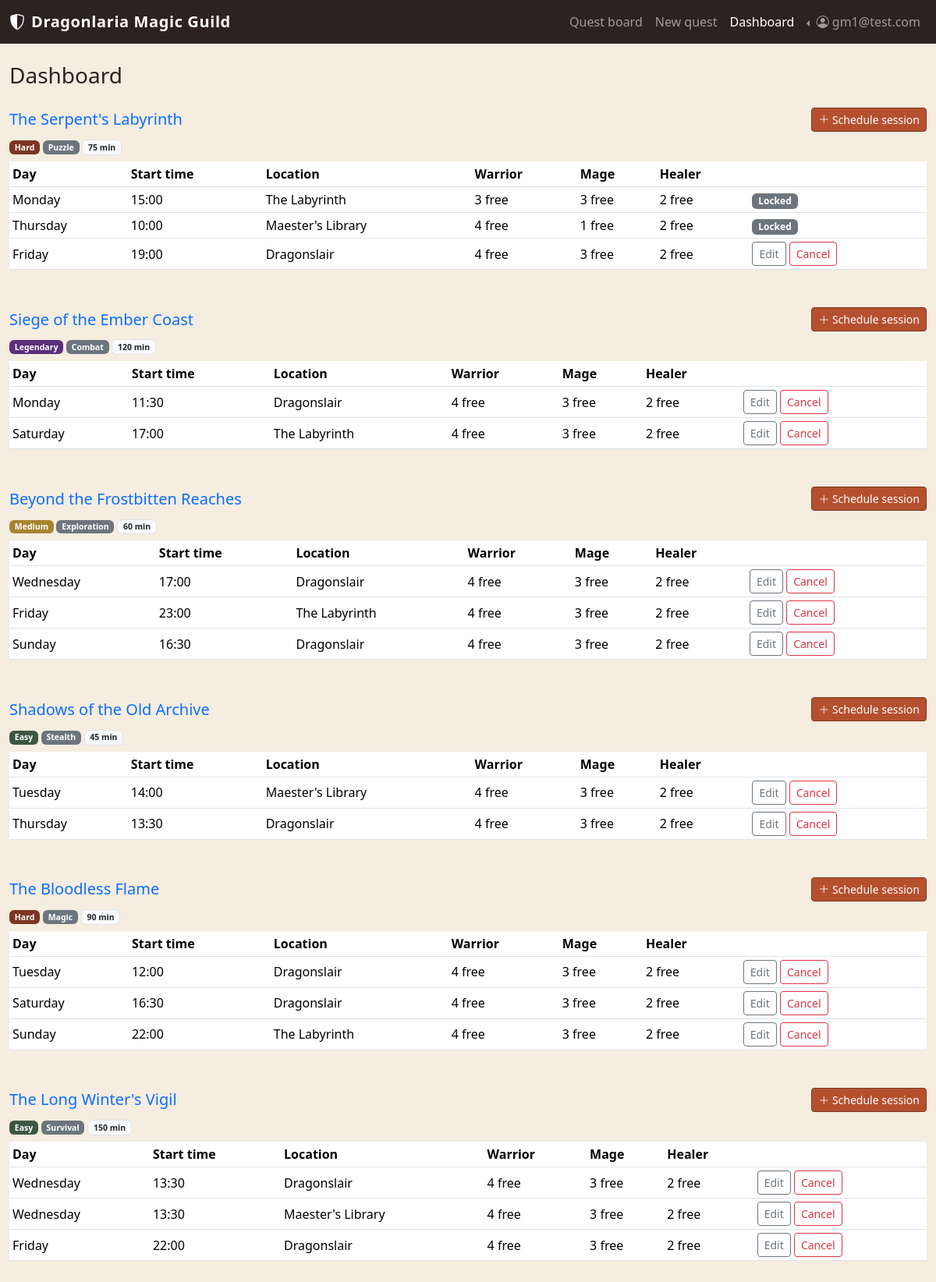
Screenshot of /gm/profile (signed in) with the database file from the repository.
### tables this page shows
CREATE TABLE "USERS" (
	"user_id"	INTEGER NOT NULL UNIQUE,
	"email"	TEXT NOT NULL UNIQUE,
	"password_hash"	TEXT NOT NULL UNIQUE,
	"role"	TEXT NOT NULL,
	PRIMARY KEY("user_id" AUTOINCREMENT)
);

CREATE TABLE "QUESTS" (
	"quest_id"	INTEGER NOT NULL UNIQUE,
	"created_by"	INTEGER NOT NULL,
	"title"	TEXT NOT NULL,
	"dur_mins"	INTEGER NOT NULL,
	"quest_type"	TEXT NOT NULL,
	"difficulty"	TEXT NOT NULL,
	"desc"	TEXT NOT NULL,
	"image_path"	TEXT NOT NULL,
	PRIMARY KEY("quest_id" AUTOINCREMENT),
	FOREIGN KEY("created_by") REFERENCES "USERS"("user_id")
);

CREATE TABLE "QUEST_SESSIONS" (
	"session_id"	INTEGER NOT NULL UNIQUE,
	"quest_id"	INTEGER NOT NULL,
	"day"	TEXT NOT NULL,
	"start_time"	TEXT NOT NULL,
	"location"	TEXT NOT NULL,
	PRIMARY KEY("session_id" AUTOINCREMENT),
	FOREIGN KEY("quest_id") REFERENCES "QUESTS"("quest_id")
);

### app.py (the view)
@app.route("/gm/profile")
@login_required
def gm_profile():
    if not current_user.is_guild_master():
        flash("Only the Guild Master has a dashboard", "danger")
        return redirect(url_for("homepage"))
    quests_db = quests_dao.get_quests_by_creator(current_user.id)
    quests_with_sessions = []
    for q in quests_db:
        sessions_db = quest_sessions_dao.get_sessions_by_quest(q["quest_id"])
        sessions_with_stats = []
        for s in sessions_db:
            remaining = quest_sessions_dao.get_all_remaining_places(s["session_id"])
            has_participants = quest_sessions_dao.has_participants(s["session_id"])
            sessions_with_stats.append({"session": s, "remaining": remaining, "has_participants": has_participants})
        quests_with_sessions.append({"quest": q, "sessions": sessions_with_stats})
    return render_template("guildmaster/gm_profile.html", quests=quests_with_sessions)

### app.py (called while the page is built)
@login_manager.user_loader
def load_user(user_id):
    db_user = users_dao.get_user_by_id(user_id)
    if db_user is None:
        return None
    return User(id=db_user["user_id"], email=db_user["email"],
                password_hash=db_user["password_hash"], role=db_user["role"])

### models.py (called while the page is built)
    def is_adventurer(self):
        return self.role == "adventurer"

    def is_guild_master(self):
        return self.role == "guild_master"

### quest_sessions_dao.py (called while the page is built)
def get_remaining_places(session_id, role_category):
    capacities = {"Warrior": 4, "Mage": 3, "Healer": 2} #capacities dictionary
    query = (
        "SELECT COALESCE(SUM(places_reserved), 0) AS taken " #COALESCE is added bc if no participants = return 0 rather than NULL
        "FROM PARTICIPATIONS P "
        "WHERE session_id = ? AND role_is = ?" )
    conn = sqlite3.connect("database/myquest.db")
    conn.row_factory = sqlite3.Row
    cursor = conn.cursor()
    cursor.execute(query, (session_id, role_category))
    db_participation = cursor.fetchone()
    cursor.close()
    conn.close()
    return capacities[role_category] - db_participation["taken"] #returns int value of remaining places for role

def get_all_remaining_places(session_id):
    capacities = {"Warrior": 4, "Mage": 3, "Healer": 2}
    remaining = {}
    for role in capacities:
        remaining[role] = get_remaining_places(session_id, role)
    return remaining

def get_sessions_by_quest(quest_id):
    query = "SELECT * FROM QUEST_SESSIONS WHERE quest_id = ?"
    conn = sqlite3.connect("database/myquest.db")
    conn.row_factory = sqlite3.Row
    cursor = conn.cursor()
    cursor.execute(query, (quest_id,))
    db_sessions = cursor.fetchall()
    cursor.close()
    conn.close()
    return db_sessions

def has_participants(session_id):
    query = "SELECT 1 FROM PARTICIPATIONS WHERE session_id = ? LIMIT 1"
    conn = sqlite3.connect("database/myquest.db")
    conn.row_factory = sqlite3.Row
    cursor = conn.cursor()
    cursor.execute(query, (session_id,))
    db_participation = cursor.fetchone()
    cursor.close()
    conn.close()
    return db_participation is not None

### quests_dao.py (called while the page is built)
def get_quests_by_creator(creator_id):
    query = "SELECT * FROM QUESTS WHERE created_by = ? ORDER BY quest_id"
    conn = sqlite3.connect("database/myquest.db")
    conn.row_factory = sqlite3.Row
    cursor = conn.cursor()
    cursor.execute(query, (creator_id,))
    db_quests = cursor.fetchall()
    cursor.close()
    conn.close()
    return db_quests

### templates/guildmaster/gm_profile.html (shortened to what this page needs)
{% extends "base.html" %}
{% block gm_profile_active %}active{% endblock %}
{% block content %}
<div class="col-12">
  <h1 class="h3 mb-4">Dashboard</h1>
  {% if quests|length == 0 %}
  <p class="text-muted">You haven't created any quests yet.
    <a href="{{ url_for('new_quest_form') }}">Create your first quest</a> to get started.</p>
  {% else %}
    {% for row in quests %}
    <div class="mb-5">
      <div class="d-flex align-items-center justify-content-between mb-2">
        <h2 class="h5 mb-0">
          <a href="{{ url_for('quest', quest_id=row.quest.quest_id) }}" class="text-decoration-none">{{ row.quest.title }}</a>
        </h2>
        <a href="{{ url_for('new_session_form', quest_id=row.quest.quest_id) }}" class="btn btn-guild-primary btn-sm">
          <i class="bi bi-plus-lg"></i> Schedule session
        </a>
      </div>
      <p class="text-muted small mb-2">
        <span class="badge badge-difficulty-{{ row.quest.difficulty }}">{{ row.quest.difficulty|capitalize }}</span>
        <span class="badge bg-secondary">{{ row.quest.quest_type|capitalize }}</span>
        <span class="badge bg-light text-dark border">{{ row.quest.dur_mins }} min</span>
      </p>
      {% if row.sessions|length == 0 %}
      <p class="text-muted small">No sessions scheduled yet.</p>
      {% else %}
      <table class="table align-middle table-sm">
        <thead>
          <tr>
            <th scope="col">Day</th>
            <th scope="col">Start time</th>
            <th scope="col">Location</th>
            <th scope="col">Warrior</th>
            <th scope="col">Mage</th>
            <th scope="col">Healer</th>
            <th scope="col"></th>
          </tr>
        </thead>
        <tbody>
          {% for s in row.sessions %}
          <tr>
            <td>{{ s.session.day }}</td>
            <td><time>{{ s.session.start_time }}</time></td>
            <td>{{ s.session.location }}</td>
            <td>{{ s.remaining.Warrior }} free</td>
            <td>{{ s.remaining.Mage }} free</td>
            <td>{{ s.remaining.Healer }} free</td>
            <td class="text-nowrap">
              {% if s.has_participants %}
              <span class="badge bg-secondary">Locked</span>
              {% else %}
              <a href="{{ url_for('edit_session_form', session_id=s.session.session_id) }}" class="btn btn-outline-secondary btn-sm">Edit</a>
              <form method="POST" action="{{ url_for('cancel_session', session_id=s.session.session_id) }}" class="d-inline">
                <button type="submit" class="btn btn-outline-danger btn-sm">Cancel</button>
              </form>
              {% endif %}
            </td>
          </tr>
          {% endfor %}
        </tbody>
      </table>
      {% endif %}
    </div>
    {% endfor %}
  {% endif %}
</div>
{% endblock %}

### templates/base.html (shortened to what this page needs)
<!doctype html>
<html lang="en">
<head>
  <link href="https://cdn.jsdelivr.net/npm/bootstrap@5.3.5/dist/css/bootstrap.min.css" rel="stylesheet"
>
  <link rel="stylesheet" href="https://cdn.jsdelivr.net/npm/bootstrap-icons@1.11.3/font/bootstrap-icons.min.css">
  <link rel="stylesheet" href="{{ url_for('static', filename='style.css') }}">
</head>
<body>
  <header id="site-header">
    <nav class="navbar navbar-dark navbar-expand-lg guild-navbar">
      <div class="container-fluid">
        <a class="navbar-brand d-flex align-items-center gap-2" href="{{ url_for('homepage') }}">
          <i class="bi bi-shield-shaded"></i>
          <span class="brand-title">Dragonlaria Magic Guild</span>
        </a>
        <div class="collapse navbar-collapse" id="navbarSupportedContent">
          <ul class="navbar-nav ms-auto align-items-lg-center">
            <li class="nav-item">
              <a class="nav-link {% block home_active %}{% endblock %}" aria-current="page"
                href="{{ url_for('homepage') }}">Quest board</a>
            </li>
            {% if current_user.is_authenticated %}
              {% if current_user.is_adventurer() %}
                <li class="nav-item">
                  <a class="nav-link {% block profile_active %}{% endblock %}"
                    href="{{ url_for('profile') }}">My quests</a>
                </li>
              {% elif current_user.is_guild_master() %}
                <li class="nav-item">
                  <a class="nav-link {% block new_quest_active %}{% endblock %}"
                    href="{{ url_for('new_quest_form') }}">New quest</a>
                </li>
                <li class="nav-item">
                  <a class="nav-link {% block gm_profile_active %}{% endblock %}"
                    href="{{ url_for('gm_profile') }}">Dashboard</a>
                </li>
              {% endif %}
              <li class="nav-item dropdown dropstart">
                <a class="nav-link dropdown-toggle" href="#" role="button" data-bs-toggle="dropdown"
                  aria-expanded="false">
                  <i class="bi bi-person-circle"></i> {{ current_user.email }}
                </a>
              </li>
            {% endif %}
          </ul>
        </div>
      </div>
    </nav>
  </header>
  <div class="container-fluid mt-4">
    <div class="row">
      {% block content %}{% endblock %}
    </div>
  </div>
</body>
</html>

### static/style.css (style rules this page uses)
:root { --guild-ember: #b5502f; --guild-ember-dark: #7c3620; --guild-parchment: #f4ede0; --guild-ink: #2b2320; --guild-forest: #3c5741; }
body { background-color: var(--guild-parchment); color: var(--guild-ink); }
.guild-navbar { background-color: var(--guild-ink); }
.brand-title { font-weight: 600; letter-spacing: 0.03em; }
.btn-guild-primary { background-color: var(--guild-ember); border-color: var(--guild-ember-dark); color: #fff; }
.badge-difficulty-easy { background-color: var(--guild-forest); }
.badge-difficulty-medium { background-color: #a8842f; }
.badge-difficulty-hard { background-color: var(--guild-ember-dark); }
.badge-difficulty-legendary { background-color: #5a2f7c; }

### rows the page displays
USERS: email "gm1@test.com"
QUESTS: quest "The Serpent's Labyrinth", quest.difficulty "Hard", quest.quest_type "Puzzle", quest.dur_mins "75"
QUEST_SESSIONS: session.day "Monday", session.start_time "15:00", session.location "The Labyrinth"
QUEST_SESSIONS: session.day "Thursday", session.start_time "10:00", session.location "Maester's Library"
QUEST_SESSIONS: session.day "Friday", session.start_time "19:00", session.location "Dragonslair"
QUESTS: quest "Siege of the Ember Coast", quest.difficulty "Legendary", quest.quest_type "Combat", quest.dur_mins "120"
QUEST_SESSIONS: session.day "Monday", session.start_time "11:30", session.location "Dragonslair"
QUEST_SESSIONS: session.day "Saturday", session.start_time "17:00", session.location "The Labyrinth"
QUESTS: quest "Beyond the Frostbitten Reaches", quest.difficulty "Medium", quest.quest_type "Exploration", quest.dur_mins "60"
QUEST_SESSIONS: session.day "Wednesday", session.start_time "17:00", session.location "Dragonslair"
QUEST_SESSIONS: session.day "Friday", session.start_time "23:00", session.location "The Labyrinth"
QUEST_SESSIONS: session.day "Sunday", session.start_time "16:30", session.location "Dragonslair"
QUESTS: quest "Shadows of the Old Archive", quest.difficulty "Easy", quest.quest_type "Stealth", quest.dur_mins "45"
QUEST_SESSIONS: session.day "Tuesday", session.start_time "14:00", session.location "Maester's Library"
QUEST_SESSIONS: session.day "Thursday", session.start_time "13:30", session.location "Dragonslair"
QUESTS: quest "The Bloodless Flame", quest.difficulty "Hard", quest.quest_type "Magic", quest.dur_mins "90"
QUEST_SESSIONS: session.day "Tuesday", session.start_time "12:00", session.location "Dragonslair"
QUEST_SESSIONS: session.day "Saturday", session.start_time "16:30", session.location "Dragonslair"
QUEST_SESSIONS: session.day "Sunday", session.start_time "22:00", session.location "The Labyrinth"
QUESTS: quest "The Long Winter's Vigil", quest.difficulty "Easy", quest.quest_type "Survival", quest.dur_mins "150"
QUEST_SESSIONS: session.day "Wednesday", session.start_time "13:30", session.location "Dragonslair"
QUEST_SESSIONS: session.day "Wednesday", session.start_time "13:30", session.location "Maester's Library"
QUEST_SESSIONS: session.day "Friday", session.start_time "22:00", session.location "Dragonslair"

### other values shown
{{ s.remaining.Warrior }} "3" "4" "4" "4" "4" "4" "4" "4" "4" "4" "4" "4" "4" "4" "4" "4"
{{ s.remaining.Mage }} "3" "1" "3" "3" "3" "3" "3" "3" "3" "3" "3" "3" "3" "3" "3" "3"
{{ s.remaining.Healer }} "2" "2" "2" "2" "2" "2" "2" "2" "2" "2" "2" "2" "2" "2" "2" "2"
